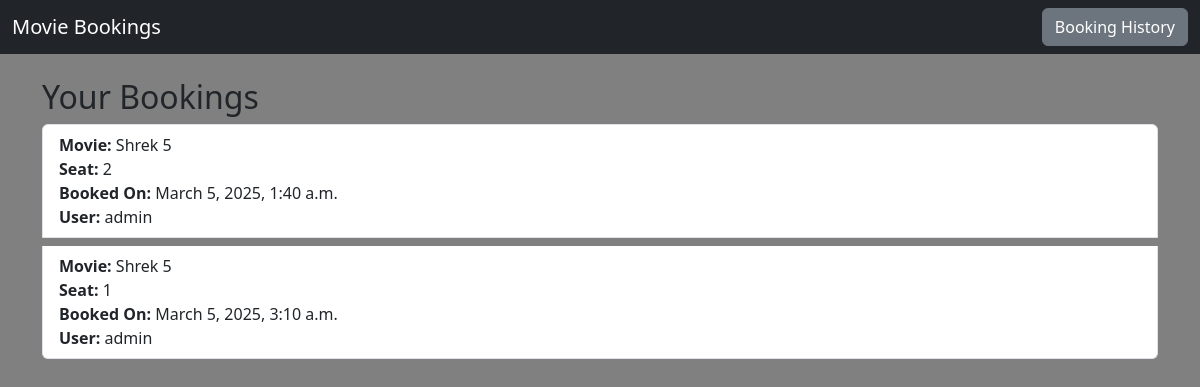
Page /bookings/history/ (signed in) on the committed database.
### bookings/models.py (models this page shows, shortened)
class Booking(models.Model):
    movie = models.ForeignKey(Movie, on_delete=models.CASCADE)
    seat = models.ForeignKey(Seat, on_delete=models.CASCADE)
    user = models.ForeignKey(User, on_delete=models.CASCADE)
    booking_date = models.DateTimeField(auto_now_add=True)

class Movie(models.Model):
    title = models.CharField(max_length=200)
    description = models.TextField()
    release_date = models.DateField()
    duration = models.IntegerField()

class Seat(models.Model):
    seat_number = models.CharField(max_length=10)
    is_booked = models.BooleanField(default=False)

### bookings/views.py (the view)
# urls.py: path('bookings/history/', views.booking_history_view, name='booking_history'),
def booking_history_view(request):
    user_bookings = Booking.objects.filter(user=request.user)
    return render(request, 'bookings/booking_history.html', {'bookings': user_bookings})

### bookings/templates/bookings/booking_history.html (shortened to what this page needs)
{% extends 'bookings/base.html' %}
{% block content %}
  <h2>Your Bookings</h2>
  <ul class="list-group">
    {% for booking in bookings %}
      <li class="list-group-item mb-2">
        <strong>Movie:</strong> {{ booking.movie.title }} <br>
        <strong>Seat:</strong> {{ booking.seat.seat_number }} <br>
        <strong>Booked On:</strong> {{ booking.booking_date }} <br>
        <strong>User:</strong> {{ booking.user }}
      </li>
    {% endfor %}
  </ul>
{% endblock %}

### rows in the picture
Booking: movie "Shrek 5", seat.seat_number "2", booking_date "March 5, 2025, 1:40 a.m.", user "admin"
Booking: movie "Shrek 5", seat.seat_number "1", booking_date "March 5, 2025, 3:10 a.m.", user "admin"
